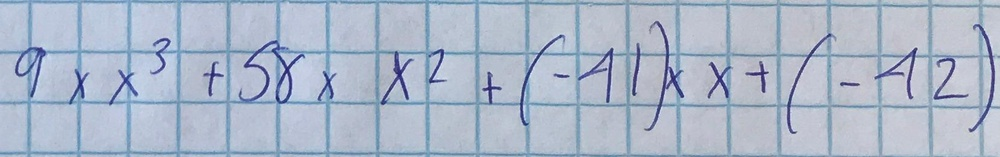
#> input picture graph_paper_ex.jpg, 1000 x 157 px, shrunk from 1653 x 259 before the run
$ jupyter execute --allow-errors remove_lines_simple.ipynb
#> lines starting #> are read from the running program, lines starting #| are printed output that depends on the picture; after the words box and inside, x2 and y2 are one past the last pixel; in counts of white or black regions, pixels touching at a corner belong together
[cell 1]
import cv2
import numpy
import matplotlib.pyplot as plt
import matplotlib.image as mpimg
import sys

## code adapted from: https://stackoverflow.com/questions/48491217/removing-grid-from-an-image

[cell 2]
# read in and plot image
graph = mpimg.imread("graph_paper_ex.jpg")
#> graph is the input picture: shape (157, 1000, 3); mean R, G, B 171.4, 183.4, 202
plt.figure(figsize=(20,10))
plt.imshow(graph);

[cell 3]
# read in and plot image
graph2 = mpimg.imread("sample1.png")
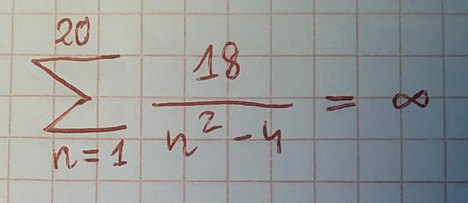
#> input picture sample1.png, 468 x 203 px, shrunk from 774 x 336 before the run
#> graph2 is the input picture: shape (203, 468, 4) float32; mean R, G, B, A 0.592, 0.6, 0.598, 1
plt.figure(figsize=(20,10))
plt.imshow(graph2);

[cell 4]
print("Our image shape is:", graph.shape)
#| Our image shape is: (157, 1000, 3)
print("Sample shape is:", graph2.shape)
#| Sample shape is: (203, 468, 4)

[cell 5]
BLOCK_SIZE = 10
THRESHOLD = 25

[cell 6]
def preprocess(image):
    image = cv2.medianBlur(image, 3)
    image = cv2.GaussianBlur(image, (3, 3), 0)
    return 255 - image

[cell 7]
def postprocess(image):
    image = cv2.medianBlur(image, 5)
    # image = cv2.medianBlur(image, 5)
    # kernel = numpy.ones((3,3), numpy.uint8)
    # image = cv2.morphologyEx(image, cv2.MORPH_OPEN, kernel)
    return image

[cell 8]
def get_block_index(image_shape, yx, block_size):
    y = numpy.arange(max(0, yx[0]-block_size), min(image_shape[0], yx[0]+block_size))
    x = numpy.arange(max(0, yx[1]-block_size), min(image_shape[1], yx[1]+block_size))
    return numpy.meshgrid(y, x)

[cell 9]
def adaptive_median_threshold(img_in):
    med = numpy.median(img_in)
    img_out = numpy.zeros_like(img_in)
    img_out[img_in - med < THRESHOLD] = 255
    return img_out

[cell 10]
def block_image_process(image, block_size):
    out_image = numpy.zeros_like(image)
    for row in range(0, image.shape[0], block_size):
        for col in range(0, image.shape[1], block_size):
            idx = (row, col)
            block_idx = get_block_index(image.shape, idx, block_size)
            out_image[block_idx] = adaptive_median_threshold(image[block_idx])

    return out_image

[cell 11]
def process_image_file(filename):
    image_in = cv2.cvtColor(cv2.imread(filename), cv2.COLOR_BGR2GRAY)
    print(image_in.shape)

    image_in = preprocess(image_in)
    image_out = block_image_process(image_in, BLOCK_SIZE)
    image_out = postprocess(image_out)

    cv2.imwrite('bin_' + filename, image_out)

#> (a cell that did not finish here is left out)

#> in process_image_file, `image_in = cv2.cvtColor(cv2.imread(filename), cv2.COLOR_BGR2GRAY)`:
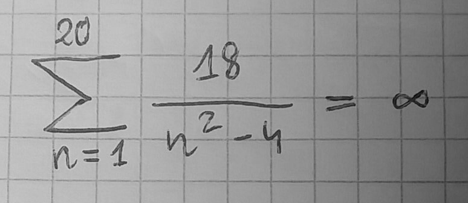
#> image_in: shape (203, 468); min 10, max 210, mean 152.2
#| (203, 468)
#> in preprocess, `return 255 - image`:
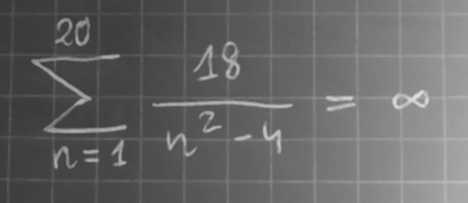
#> returned value: shape (203, 468); min 57, max 225, mean 102.4
#> the loop in block_image_process, `for row in range(0, image.shape[0], block_size):` made 1 pass
#> after the loop in block_image_process, `for row in range(0, image.shape[0], block_size):`:
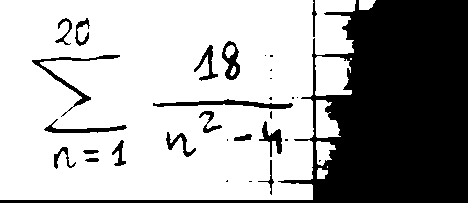
#> out_image: shape (203, 468); 66.2% white; 31 black regions (13 under 20 px), largest, box (x1, y1, x2, y2) and area: (0, 0, 468, 203) 28255, (153, 99, 293, 109) 583, (32, 55, 120, 117) 564
process_image_file("graph_paper_ex.jpg")

[cell 13]
# read in and plot image
graph = mpimg.imread("bin_sample1.png")
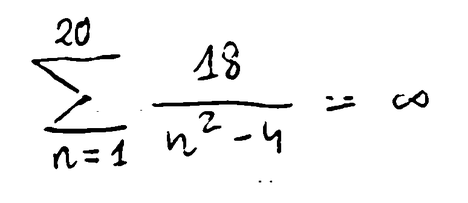
#> input picture bin_sample1.png, 468 x 203 px, shrunk from 774 x 336 before the run
#> graph is the input picture: shape (203, 468) float32; min 0, max 1, mean 0.957
plt.figure(figsize=(20,10))
plt.imshow(graph,cmap='Greys_r');

[cell 14]
# read in and plot image
graph = mpimg.imread("bin_graph_paper_ex.jpg")
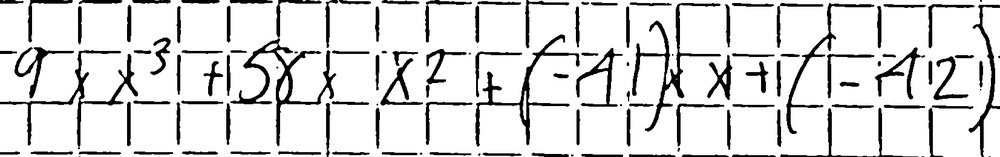
#> input picture bin_graph_paper_ex.jpg, 1000 x 157 px, shrunk from 1653 x 259 before the run
#> graph is the input picture: shape (157, 1000); min 0, max 255, mean 219
plt.figure(figsize=(20,10))
plt.imshow(graph,cmap='Greys_r');
